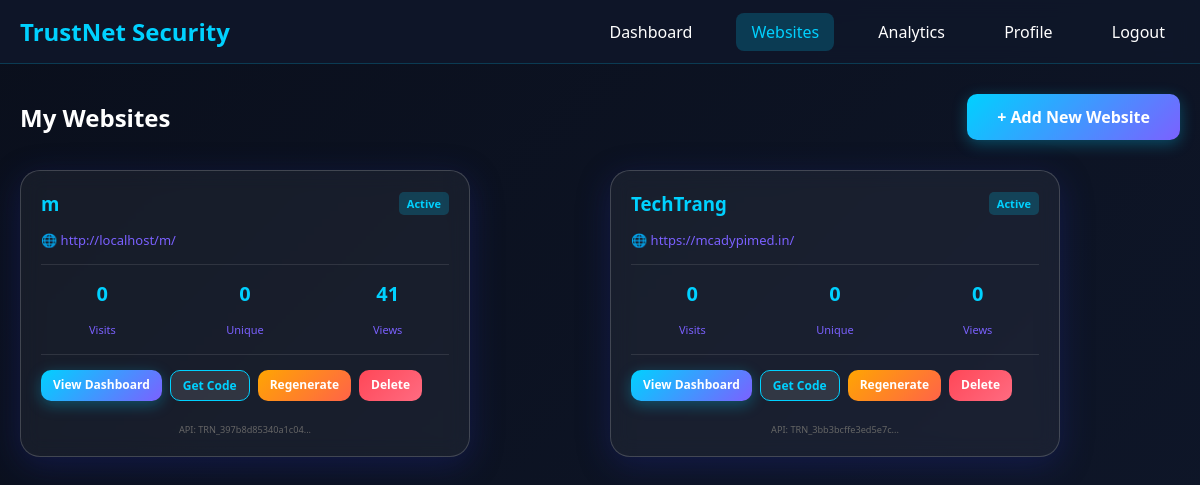
/websites.php (signed in), run on the app's committed database.
### tables this page shows
CREATE TABLE `websites` (
  `id` int(11) NOT NULL,
  `user_id` int(11) NOT NULL,
  `website_name` varchar(255) NOT NULL,
  `website_url` varchar(255) NOT NULL,
  `api_key` varchar(100) NOT NULL,
  `secret_key` varchar(100) NOT NULL,
  `status` enum('active','inactive') DEFAULT 'active',
  `created_at` timestamp NOT NULL DEFAULT current_timestamp(),
  `total_visits` int(11) DEFAULT 0,
  `total_pageviews` int(11) DEFAULT 0,
  `last_activity` datetime DEFAULT NULL
);

### includes/functions.php (called while the page is built, shortened)
<?php
function getWebsiteAnalytics($pdo, $website_id, $user_id, $is_admin = false) {
    if (!$is_admin) {
        $stmt = $pdo->prepare("SELECT id FROM websites WHERE id = ? AND user_id = ?");
        $stmt->execute([$website_id, $user_id]);
    }
    $stats = [];
    $stmt = $pdo->prepare("SELECT COUNT(*) as total FROM login_logs WHERE website_id = ?");
    $stmt->execute([$website_id]);
    $stats['total_visits'] = $stmt->fetch()['total'];
    $stmt = $pdo->prepare("SELECT COUNT(DISTINCT user_identifier) as unique_visitors FROM login_logs WHERE website_id = ?");
    $stmt->execute([$website_id]);
    $stats['unique_visitors'] = $stmt->fetch()['unique_visitors'];
    $stmt = $pdo->prepare("SELECT COUNT(*) as total FROM activity_logs WHERE website_id = ? AND activity_type = 'pageview'");
    $stmt->execute([$website_id]);
    $stats['pageviews'] = $stmt->fetch()['total'];
    $stmt = $pdo->prepare("SELECT COUNT(*) as total FROM api_user_blocks WHERE website_id = ? AND is_blocked = 1");
    $stmt->execute([$website_id]);
    $stats['blocked_users'] = $stmt->fetch()['total'];
    return $stats;
}
?>

### websites.php (the view, shortened to what this page needs)
<?php
require_once 'includes/config.php';
require_once 'includes/functions.php';
$user_id = $_SESSION['user_id'];
$user_role = $_SESSION['user_role'];
$is_admin = ($user_role == 'admin');
$stmt = $pdo->prepare("SELECT * FROM websites WHERE user_id = ? ORDER BY created_at DESC");
$stmt->execute([$user_id]);
$websites = $stmt->fetchAll();
?>
<!DOCTYPE html>
<html lang="en">
<head>
    <link rel="stylesheet" href="assets/css/style.css">
</head>
<body>
    <nav class="navbar">
        <div class="nav-container">
            <div class="nav-brand">TrustNet Security</div>
            <div class="nav-menu">
                <a href="dashboard.php">Dashboard</a>
                <a href="websites.php" class="active">Websites</a>
                <a href="analytics.php">Analytics</a>
                <a href="profile.php">Profile</a>
                <a href="logout.php">Logout</a>
            </div>
        </div>
    </nav>
    <div class="main-container">
        <div style="display: flex; justify-content: space-between; align-items: center; margin-bottom: 30px;">
            <h2>My Websites</h2>
            <a href="add-website.php" class="btn btn-primary">+ Add New Website</a>
        </div>
        <?php if (empty($websites)): ?>
            <div class="glass-card" style="text-align: center;">
                <p>You haven't registered any websites yet.</p>
                <a href="add-website.php" class="btn btn-primary" style="margin-top: 20px;">Register Your First Website</a>
            </div>
        <?php else: ?>
            <div class="websites-grid">
                <?php foreach ($websites as $website):
                    $stats = getWebsiteAnalytics($pdo, $website['id'], $user_id, $is_admin);
                ?>
                    <div class="glass-card website-card">
                        <div class="website-header">
                            <h3><?php echo htmlspecialchars($website['website_name']); ?></h3>
                            <span class="status-badge status-<?php echo $website['status']; ?>">
                                <?php echo ucfirst($website['status']); ?>
                            </span>
                        </div>
                        <div class="website-url">
                            🌐 <?php echo htmlspecialchars($website['website_url']); ?>
                        </div>
                        <div class="website-stats">
                            <div class="stat">
                                <span class="stat-value"><?php echo number_format($stats['total_visits']); ?></span>
                                <span class="stat-label">Visits</span>
                            </div>
                            <div class="stat">
                                <span class="stat-value"><?php echo number_format($stats['unique_visitors']); ?></span>
                                <span class="stat-label">Unique</span>
                            </div>
                            <div class="stat">
                                <span class="stat-value"><?php echo number_format($stats['pageviews']); ?></span>
                                <span class="stat-label">Views</span>
                            </div>
                        </div>
                        <div class="website-actions">
                            <a href="website-dashboard.php?id=<?php echo $website['id']; ?>" class="btn btn-primary btn-sm">View Dashboard</a>
                            <a href="tracking-code.php?id=<?php echo $website['id']; ?>" class="btn btn-secondary btn-sm">Get Code</a>
                            <a href="?regenerate=<?php echo $website['id']; ?>" class="btn btn-warning btn-sm" onclick="return confirm('Regenerate API keys? Current integrations will stop working.')">Regenerate</a>
                            <a href="?delete=<?php echo $website['id']; ?>" class="btn btn-danger btn-sm" onclick="return confirm('Delete this website? All data will be lost.')">Delete</a>
                        </div>
                        <div class="website-api">
                            <small>API: <?php echo substr($website['api_key'], 0, 20); ?>...</small>
                        </div>
                    </div>
                <?php endforeach; ?>
            </div>
        <?php endif; ?>
    </div>
</body>
</html>

### assets/css/style.css (style rules this page uses)
:root { --primary: #00D1FF; --secondary: #7B61FF; --danger: #ff4757; --warning: #ffa502; --success: #2ed573; --dark-bg: #0A0F1C; --darker-bg: #0F172A; }
* { margin: 0; padding: 0; box-sizing: border-box; }
body { font-family: 'Segoe UI', Tahoma, Geneva, Verdana, sans-serif; background: linear-gradient(135deg, #0A0F1C 0%, #0F172A 100%); color: #ffffff; min-height: 100vh; }
.glass-card { background: rgba(255, 255, 255, 0.05); backdrop-filter: blur(10px); border-radius: 20px; padding: 40px; box-shadow: 0 8px 32px 0 rgba(31, 38, 135, 0.37); border: 1px solid rgba(255, 255, 255, 0.18); width: 100%; max-width: 450px; }
.btn { padding: 12px 30px; border: none; border-radius: 10px; font-size: 16px; font-weight: 600; cursor: pointer; transition: all 0.3s ease; text-decoration: none; display: inline-block; text-align: center; }
.btn-primary { background: linear-gradient(135deg, #00D1FF, #7B61FF); color: #ffffff; box-shadow: 0 4px 15px rgba(0, 209, 255, 0.3); }
.btn-secondary { background: rgba(255, 255, 255, 0.1); color: #00D1FF; border: 1px solid #00D1FF; }
.btn-danger { background: linear-gradient(135deg, #ff4757, #ff6b81); color: white; }
.navbar { background: rgba(15, 23, 42, 0.95); backdrop-filter: blur(10px); padding: 15px 0; position: sticky; top: 0; z-index: 1000; border-bottom: 1px solid rgba(0, 209, 255, 0.2); }
.nav-container { max-width: 1200px; margin: 0 auto; padding: 0 20px; display: flex; justify-content: space-between; align-items: center; }
.nav-brand { font-size: 24px; font-weight: bold; color: #00D1FF; }
.nav-menu a { color: #ffffff; text-decoration: none; margin-left: 25px; padding: 8px 15px; border-radius: 8px; transition: all 0.3s ease; }
.nav-menu a:hover, .nav-menu a.active { background: rgba(0, 209, 255, 0.2); color: #00D1FF; }
.main-container { max-width: 1200px; margin: 30px auto; padding: 0 20px; }
.stat-value { font-size: 36px; font-weight: bold; color: #00D1FF; margin-bottom: 10px; }
.stat-label { font-size: 14px; color: #7B61FF; }

### websites.php (style rules this page uses)
.websites-grid { display: grid; grid-template-columns: repeat(auto-fill, minmax(380px, 1fr)); gap: 20px; }
.website-card { padding: 20px; }
.website-header { display: flex; justify-content: space-between; align-items: center; margin-bottom: 15px; }
.website-header h3 { color: #00D1FF; margin: 0; }
.status-badge { padding: 4px 8px; border-radius: 5px; font-size: 11px; font-weight: bold; }
.status-active { background: rgba(0, 209, 255, 0.2); color: #00D1FF; }
.website-url { color: #7B61FF; font-size: 13px; margin-bottom: 15px; word-break: break-all; }
.website-stats { display: flex; gap: 20px; padding: 15px 0; border-top: 1px solid rgba(255,255,255,0.1); border-bottom: 1px solid rgba(255,255,255,0.1); margin-bottom: 15px; }
.stat { text-align: center; flex: 1; }
.stat .stat-value { display: block; font-size: 20px; font-weight: bold; color: #00D1FF; }
.stat .stat-label { font-size: 11px; color: #7B61FF; }
.website-actions { display: flex; gap: 8px; flex-wrap: wrap; margin-bottom: 10px; }
.btn-sm { padding: 6px 12px; font-size: 12px; }
.btn-warning { background: linear-gradient(135deg, #ffa502, #ff6348); color: white; }
.website-api { font-size: 11px; color: #666; text-align: center; padding-top: 10px; }

### data on the page
websites: website_name "m", status "Active", website_url "http://localhost/m/", total_visits "0", unique_visitors "0", pageviews "41", api_key "TRN_397b8d85340a1c04"
websites: website_name "TechTrang", status "Active", website_url "https://mcadypimed.in/", total_visits "0", unique_visitors "0", pageviews "0", api_key "TRN_3bb3bcffe3ed5e7c"
